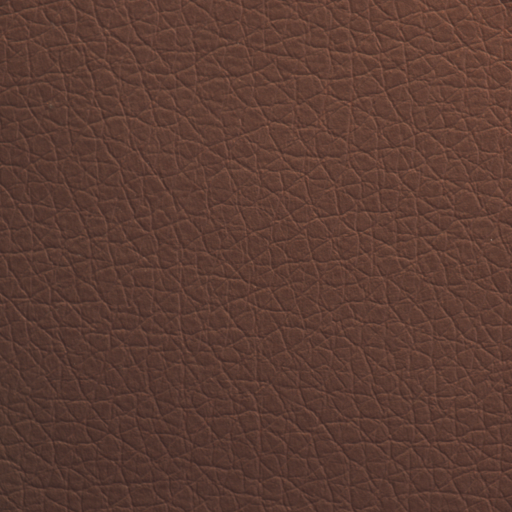
#> input picture CSC/image/NG/000.png, 1024 x 1024 px (shown at 1/2 size)
$ python detect.py ../image/NG/000.png
#> lines starting #> are read from the running program, lines starting #| are printed output that depends on the picture
import numpy as np
from PIL import Image
import scipy.signal
import cv2
import glob
import sparse_coding as sc
from sporco import signal
from config import *
import get_feature as gf
import time

mean = np.load("mean.npy")
#> (reads CSC/scripts/mean.npy from the repository)
var = np.linalg.inv(np.load("var.npy"))
#> (reads CSC/scripts/var.npy from the repository)
dictionary = np.load("dictionary.npy")
#> (reads CSC/scripts/dictionary.npy from the repository)

def Mahalanobis_dist(vector):
    return np.sqrt(((vector-mean).transpose()).dot(var.dot(vector-mean)))

def detect(image):
#> called with image = '../image/NG/000.png'
    image = np.asarray(Image.open(image).convert("L"))
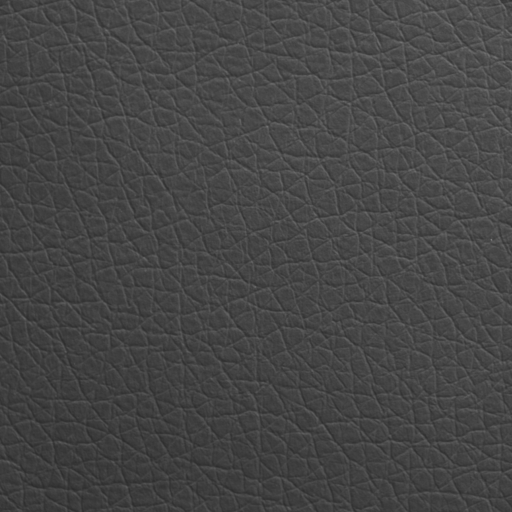
#> image: shape (1024, 1024) (shown at 1/2 size); min 43, max 135, mean 69.5
    image = np.asarray(Image.fromarray(image).resize((row,col))).astype(np.float64).reshape((row,col,1))
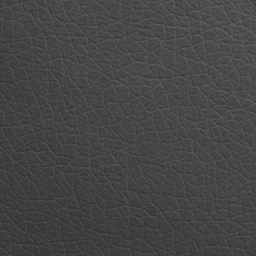
#> image: shape (256, 256, 1) float64; min 46, max 105, mean 69.5

    start = time.time()

    low, high = signal.tikhonov_filter(image, lmbda=lmbda_tf)

    code, reconstructed=sc.reconstruct_and_sparse_coding(dictionary,high)

    hcf = gf.high_component_feature(high,code,reconstructed)
    hcf = np.array([[[hcf[0][i][j],hcf[1][i][j],hcf[2][i][j]] for j in range(row)] for i in range(col)])

    feature = [[list(hcf[x,y,:])+[gf.low_component_feature(low)[0][x][y],gf.low_component_feature(low)[1][x][y]] for y in range(col)] for x in range(row)]
    feature = np.array(feature)

    dist = np.array([[Mahalanobis_dist(feature[i][j]) for j in range(col)] for i in range(row)])

    point = np.where(dist>threshold)
    marked = image.reshape((row,col))
    for i in range(len(point[0])):
        marked[point[1][i]][point[0][i]]=0

    cv2.imwrite("../results/marked{0}.jpg".format(num),marked)

    print("elapsed time: {0}".format(time.time()-start))


if __name__=="__main__":
    num = 0
    import sys
    image = sys.argv[1]
    detect(image)
#> (the call stopped at in detect, `low, high = signal.tikhonov_filter(image, lmbda=lmbda_tf)`: sporco is not available in this run)
